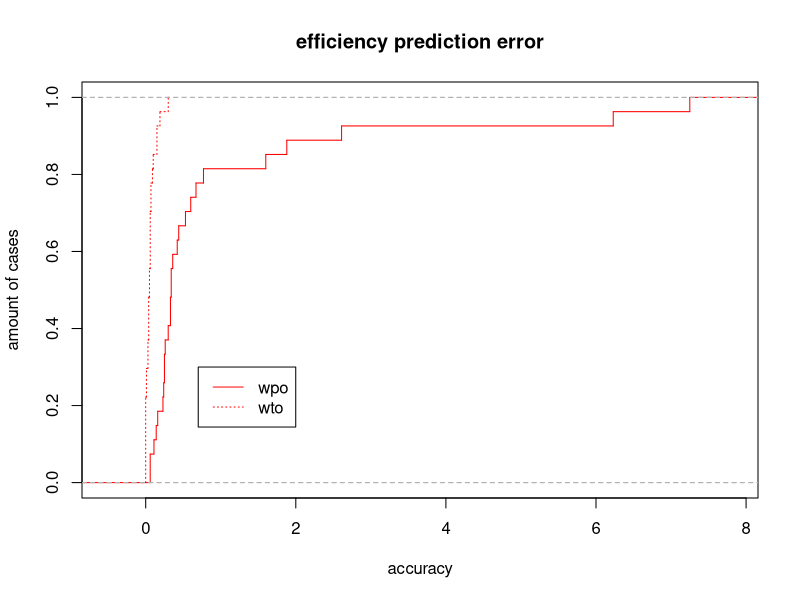

Generate this figure with R:
stats <- read.table("stats.dat", header=TRUE)
stats <- stats[c("source","BTU","makespan","wpo.BTU","wpo.makespan","wto.BTU","wto.makespan")]

ce <- data.frame(expe="bothequal",
	ASAP.BTU=100,ASAP.makespan=100,
	ASAP.wpo.BTU=100,ASAP.wpo.makespan=100,
	ASAP.wto.BTU=100,ASAP.wto.makespan=100,
	AFAP.BTU=100,AFAP.makespan=100,
	AFAP.wpo.BTU=100,AFAP.wpo.makespan=100,
	AFAP.wto.BTU=100,AFAP.wto.makespan=100,
	stringsAsFactors=FALSE)

for(e in c("hrt","hrs","brt","brs","pleiades-1x1","pleiades-2x2","pleiades-3x3","pleiades-4x4")) {
	for(c in c("openstack","bonfire-uk","bonfire-de","bonfire-fr")) {
		expe <- paste(c,".*",e,".*",sep="")
		expeAsap <- paste(expe,"Asap",sep="")
		expeAfap <- paste(expe,"Afap",sep="")
		ce <- rbind.data.frame(ce,c(expe,
			colMeans(stats[grep(expeAsap,stats$source),2:7]),
			colMeans(stats[grep(expeAfap,stats$source),2:7])))
	}
}

#ce <- rbind.data.frame(ce,c("double",200,50,200,50,200,50,100,100,100,100,100,100))
#ce <- rbind.data.frame(ce,c("halfSpeed",200,75,200,75,200,75,100,100,100,100,100,100))
#ce <- rbind.data.frame(ce,c("halfPrice",150,50,150,50,150,50,100,100,100,100,100,100))
#ce <- rbind.data.frame(ce,c("samePrice",100,50,100,50,100,50,100,100,100,100,100,100))
#ce <- rbind.data.frame(ce,c("lessPrice",50,50,50,50,50,50,100,100,100,100,100,100))
ce <- ce[-1,]
write.table(ce[ce[,"ASAP.BTU"] == "NaN" | ce[,"AFAP.BTU"] == "NaN" ,],
	file="missing-expes.dat", sep="\t", row.names=FALSE)

ce <- ce[!ce[,"ASAP.BTU"] == "NaN" & !ce[,"AFAP.BTU"] == "NaN" ,]
ce[,2:13] <- sapply(ce[,2:13], as.numeric)

costup <- function(afap.btu,asap.btu) {
	return (asap.btu/afap.btu)
}
speedup <- function(afap.makespan,asap.makespan) {
	return (afap.makespan/asap.makespan)
}
efficiency <- function(afap.btu,asap.btu, afap.makespan,asap.makespan) {
	return (speedup(afap.makespan,asap.makespan)/costup(afap.btu,asap.btu))
}


real <- cbind(ce[,c("expe","ASAP.BTU","AFAP.BTU","ASAP.makespan","AFAP.makespan")], 
	costup=costup(ce$AFAP.BTU,ce$ASAP.BTU), 
	speedup=speedup(ce$AFAP.makespan,ce$ASAP.makespan), 
	efficiency=efficiency(ce$AFAP.BTU,ce$ASAP.BTU,ce$AFAP.makespan,ce$ASAP.makespan)) 
real[,2:8] <- round(real[,2:8],2)
write.table(real, file="efficiency-real.dat", sep="\t", row.names=FALSE)

wpo <- cbind(ce[,c("expe","ASAP.wpo.BTU","AFAP.wpo.BTU","ASAP.wpo.makespan","AFAP.wpo.makespan")], 
	costup=costup(ce$AFAP.wpo.BTU,ce$ASAP.wpo.BTU), 
	speedup=speedup(ce$AFAP.wpo.makespan,ce$ASAP.wpo.makespan), 
	efficiency=efficiency(ce$AFAP.wpo.BTU,ce$ASAP.wpo.BTU,ce$AFAP.wpo.makespan,ce$ASAP.wpo.makespan)) 
wpo[,2:8] <- round(wpo[,2:8],2)
write.table(wpo, file="efficiency-wpo.dat", sep="\t", row.names=FALSE)


wto <- cbind(ce[,c("expe","ASAP.wto.BTU","AFAP.wto.BTU","ASAP.wto.makespan","AFAP.wto.makespan")], 
	costup=costup(ce$AFAP.wto.BTU,ce$ASAP.wto.BTU), 
	speedup=speedup(ce$AFAP.wto.makespan,ce$ASAP.wto.makespan), 
	efficiency=efficiency(ce$AFAP.wto.BTU,ce$ASAP.wto.BTU,ce$AFAP.wto.makespan,ce$ASAP.wto.makespan)) 
wto[,2:8] <- round(wto[,2:8],2)
write.table(wto, file="efficiency-wto.dat", sep="\t", row.names=FALSE)

eff <- cbind(real[,c("expe", "efficiency")], 
	efficiency.wpo=wpo$efficiency, 
	efficiency.wto=wto$efficiency, 
	error.wpo=abs((wpo$efficiency-real$efficiency)/real$efficiency),
	error.wto=abs((wto$efficiency-real$efficiency)/real$efficiency))
eff[,2:6] <- sapply(eff[,2:6], as.numeric)
eff[,2:6] <- round(eff[,2:6],2)
write.table(eff, file="efficiency-error.dat", sep="\t", row.names=FALSE)


pdf('efficiency-error-cdf.pdf')
plot(ecdf(eff$error.wpo),verticals=TRUE, do.p=FALSE, lty=1, col="red", 
	main="efficiency prediction error", xlab="accuracy", ylab="amount of cases")
lines(ecdf(eff$error.wto),verticals=TRUE, do.p=FALSE, lty=3, col="red")
legend(0.7,0.3,c("wpo","wto"),lty=c(1,3),col=c("red","red"))
dev.off()

